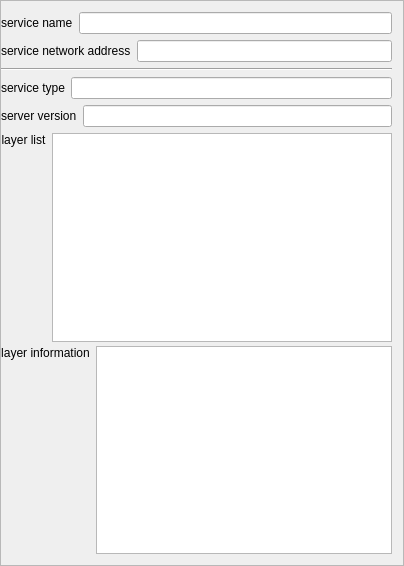
<?xml version="1.0" encoding="UTF-8"?>
<ui version="4.0">
 <class>CGxOGCLayerSetProWindow</class>
 <widget class="QWidget" name="CGxOGCLayerSetProWindow">
  <property name="geometry">
   <rect>
    <x>0</x>
    <y>0</y>
    <width>404</width>
    <height>566</height>
   </rect>
  </property>
  <property name="windowTitle">
   <string>CGxOGCLayerSetProWindow</string>
  </property>
  <layout class="QVBoxLayout" name="verticalLayout_6">
   <property name="spacing">
    <number>0</number>
   </property>
   <property name="margin">
    <number>0</number>
   </property>
   <item>
    <widget class="QScrollArea" name="scrollArea">
     <property name="widgetResizable">
      <bool>true</bool>
     </property>
     <widget class="QWidget" name="scrollAreaWidgetContents">
      <property name="geometry">
       <rect>
        <x>0</x>
        <y>0</y>
        <width>402</width>
        <height>564</height>
       </rect>
      </property>
      <layout class="QVBoxLayout" name="verticalLayout_5">
       <property name="leftMargin">
        <number>0</number>
       </property>
       <item>
        <layout class="QHBoxLayout" name="horizontalLayout">
         <item>
          <widget class="QLabel" name="label">
           <property name="text">
            <string>service name</string>
           </property>
          </widget>
         </item>
         <item>
          <widget class="QLineEdit" name="pServerNameEdit">
           <property name="enabled">
            <bool>true</bool>
           </property>
           <property name="contextMenuPolicy">
            <enum>Qt::NoContextMenu</enum>
           </property>
           <property name="readOnly">
            <bool>false</bool>
           </property>
          </widget>
         </item>
        </layout>
       </item>
       <item>
        <layout class="QHBoxLayout" name="horizontalLayout_5">
         <item>
          <widget class="QLabel" name="label_2">
           <property name="text">
            <string>service network address</string>
           </property>
          </widget>
         </item>
         <item>
          <widget class="QLineEdit" name="pServerWebsiteEdit">
           <property name="contextMenuPolicy">
            <enum>Qt::NoContextMenu</enum>
           </property>
           <property name="readOnly">
            <bool>true</bool>
           </property>
          </widget>
         </item>
        </layout>
       </item>
       <item>
        <widget class="Line" name="line">
         <property name="orientation">
          <enum>Qt::Horizontal</enum>
         </property>
        </widget>
       </item>
       <item>
        <layout class="QHBoxLayout" name="horizontalLayout_2">
         <item>
          <widget class="QLabel" name="label_3">
           <property name="text">
            <string>service type</string>
           </property>
          </widget>
         </item>
         <item>
          <widget class="QLineEdit" name="pServerTypeEdit">
           <property name="enabled">
            <bool>true</bool>
           </property>
           <property name="contextMenuPolicy">
            <enum>Qt::NoContextMenu</enum>
           </property>
           <property name="readOnly">
            <bool>true</bool>
           </property>
          </widget>
         </item>
        </layout>
       </item>
       <item>
        <layout class="QHBoxLayout" name="horizontalLayout_3">
         <item>
          <widget class="QLabel" name="label_4">
           <property name="text">
            <string>server version</string>
           </property>
          </widget>
         </item>
         <item>
          <widget class="QLineEdit" name="pServerVersionEdit">
           <property name="enabled">
            <bool>true</bool>
           </property>
           <property name="contextMenuPolicy">
            <enum>Qt::NoContextMenu</enum>
           </property>
           <property name="readOnly">
            <bool>true</bool>
           </property>
          </widget>
         </item>
        </layout>
       </item>
       <item>
        <layout class="QVBoxLayout" name="verticalLayout_4" stretch="1,1">
         <property name="spacing">
          <number>4</number>
         </property>
         <item>
          <layout class="QHBoxLayout" name="horizontalLayout_4">
           <item>
            <layout class="QVBoxLayout" name="verticalLayout_2">
             <item>
              <widget class="QLabel" name="label_5">
               <property name="minimumSize">
                <size>
                 <width>0</width>
                 <height>40</height>
                </size>
               </property>
               <property name="layoutDirection">
                <enum>Qt::LeftToRight</enum>
               </property>
               <property name="text">
                <string>layer list</string>
               </property>
               <property name="alignment">
                <set>Qt::AlignHCenter|Qt::AlignTop</set>
               </property>
              </widget>
             </item>
             <item>
              <spacer name="verticalSpacer">
               <property name="orientation">
                <enum>Qt::Vertical</enum>
               </property>
               <property name="sizeHint" stdset="0">
                <size>
                 <width>20</width>
                 <height>40</height>
                </size>
               </property>
              </spacer>
             </item>
            </layout>
           </item>
           <item>
            <layout class="QVBoxLayout" name="verticalLayout">
             <item>
              <widget class="QListWidget" name="pLayerList">
               <property name="minimumSize">
                <size>
                 <width>0</width>
                 <height>100</height>
                </size>
               </property>
               <property name="contextMenuPolicy">
                <enum>Qt::NoContextMenu</enum>
               </property>
               <property name="verticalScrollBarPolicy">
                <enum>Qt::ScrollBarAsNeeded</enum>
               </property>
               <property name="horizontalScrollBarPolicy">
                <enum>Qt::ScrollBarAsNeeded</enum>
               </property>
              </widget>
             </item>
            </layout>
           </item>
          </layout>
         </item>
         <item>
          <layout class="QHBoxLayout" name="horizontalLayout_7">
           <item>
            <layout class="QVBoxLayout" name="verticalLayout_3">
             <item>
              <widget class="QLabel" name="label_6">
               <property name="minimumSize">
                <size>
                 <width>0</width>
                 <height>40</height>
                </size>
               </property>
               <property name="layoutDirection">
                <enum>Qt::LeftToRight</enum>
               </property>
               <property name="text">
                <string>layer information</string>
               </property>
               <property name="alignment">
                <set>Qt::AlignHCenter|Qt::AlignTop</set>
               </property>
              </widget>
             </item>
             <item>
              <spacer name="verticalSpacer_2">
               <property name="orientation">
                <enum>Qt::Vertical</enum>
               </property>
               <property name="sizeHint" stdset="0">
                <size>
                 <width>20</width>
                 <height>40</height>
                </size>
               </property>
              </spacer>
             </item>
            </layout>
           </item>
           <item>
            <widget class="QTextEdit" name="pLayerInfoEdit">
             <property name="enabled">
              <bool>true</bool>
             </property>
             <property name="minimumSize">
              <size>
               <width>0</width>
               <height>100</height>
              </size>
             </property>
             <property name="contextMenuPolicy">
              <enum>Qt::NoContextMenu</enum>
             </property>
             <property name="readOnly">
              <bool>true</bool>
             </property>
            </widget>
           </item>
          </layout>
         </item>
        </layout>
       </item>
       <item>
        <layout class="QHBoxLayout" name="horizontalLayout_6"/>
       </item>
      </layout>
     </widget>
    </widget>
   </item>
  </layout>
 </widget>
 <layoutdefault spacing="6" margin="11"/>
 <resources/>
 <connections/>
</ui>
